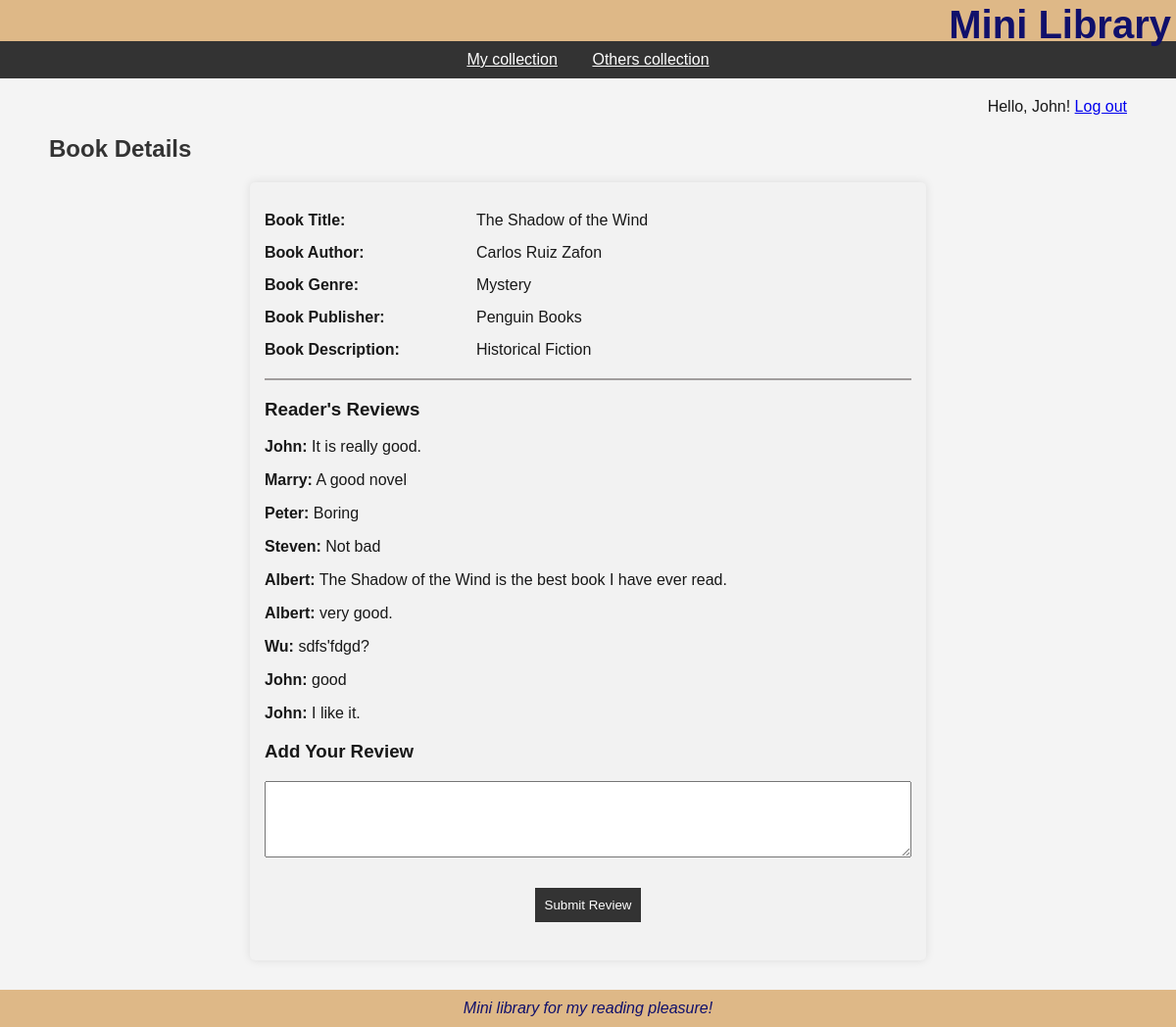
Page /code/server/display.php?id=1 (signed in) on the committed database.
### tables this page shows
CREATE TABLE `books` (
  `id` int(11) NOT NULL,
  `title` varchar(100) NOT NULL,
  `author` varchar(20) NOT NULL,
  `genre` varchar(20) NOT NULL,
  `publisher` varchar(50) DEFAULT NULL,
  `description` varchar(255) DEFAULT NULL,
  `userid` int(11) NOT NULL
);

CREATE TABLE `reviews` (
  `id` int(11) NOT NULL,
  `userName` varchar(20) NOT NULL,
  `bookId` int(100) NOT NULL,
  `review` varchar(255) NOT NULL
);

### code/server/display.php (the view, shortened to what this page needs)
<?php
if (isset($_SESSION['valid_user'])){
?>
<!DOCTYPE html>
<html lang="en">
<head>
  <link rel="stylesheet" href="../css/style.css" />
</head>
<body>
<?php include ("headerEm.php") ?>
<?php
$db = db_connect();
$id = $_GET['id'] ;
$sql = "SELECT * FROM books WHERE id= '$id' ";
$result_set = mysqli_query($db, $sql);
$result = mysqli_fetch_assoc($result_set);
$review_sql = "SELECT * FROM reviews WHERE bookId = '$id'";
$review_result_set = mysqli_query($db, $review_sql);
?>
<nav>
  <a href="list.php">My collection</a>&nbsp;&nbsp;&nbsp;&nbsp;&nbsp;&nbsp;&nbsp;&nbsp;<a href="otherslist.php">Others collection</a>
</nav>
<main>
<div id="content">
    <div class="logout">
      Hello, <?php echo $_SESSION['valid_user'] ?>!   <a class="action" href="logout.php">Log out</a>
    </div>
  <h2>Book Details</h2>
<div class="details">
  <dl>
    <dt>Book Title:</dt>
    <dd><?php echo $result['title']; ?></dd>
  </dl>
  <dl>
    <dt>Book Author:</dt>
    <dd><?php echo $result['author']; ?></dd>
  </dl>
  <dl>
    <dt>Book Genre:</dt>
    <dd><?php echo $result['genre']; ?></dd>
  </dl>
  <dl>
    <dt>Book Publisher:</dt>
    <dd><?php echo $result['publisher']; ?></dd>
  </dl>
  <dl>
    <dt>Book Description:</dt>
    <dd><?php echo $result['description']; ?></dd>
  </dl>
  <div class="reviews">
      <h3>Reader's Reviews</h3>
      <?php while ($review = mysqli_fetch_assoc($review_result_set)) { ?>
        <div class="review">
          <p><strong><?php echo $review['userName']; ?>:</strong> <?php echo $review['review']; ?></p>
        </div>
      <?php }
  ?>
      <h3>Add Your Review</h3>
      <form action="display.php?id=<?php echo $id; ?>" method="post">
        <textarea name="review_content" rows="4" required></textarea>
        <p class="form_box"><input type="submit" value="Submit Review"></p>
      </form>
</div>
</div>
</div>
</main>
<?php include 'footerEm.php'; ?>
</body>
</html>
<?php
} else {
  header("Location: ../index.php");
}
?>

### code/css/style.css (style rules this page uses)
body { font-family: Arial, Helvetica, sans-serif; font-size: 12pt; margin: 0; padding: 0; color: rgb(24, 24, 24); background-color: #f4f4f4; }
h2 { color:#333; }
nav { background-color: #333; color: white; text-align: center; padding: 10px; }
nav a { color: white; }
main { max-width: 1200px; margin: 0 auto; padding: 20px; }
#content { padding: 0 30px; }
.logout { margin-bottom: 20px; text-align: right; }
dl { clear: both; overflow: hidden; margin: 0.5em 0; }
dt { float: left; font-weight: bold; width: 200px; }
dd { float: left; margin-left: 1em; }
.details { width: 60%; margin-bottom: 20px; background-color: #f2f2f2; margin: 0 auto; padding: 15px; border-radius: 5px; box-shadow: 0 0 10px rgba(0, 0, 0, 0.1); }
.details dl { margin-top: 15px; }
.reviews { border-top: 2px solid #a19d9d; margin-top: 20px; }
.reviews textarea { width: 100%; padding: 8px; margin-bottom: 10px; box-sizing: border-box; }
.reviews input[type="submit"] { background-color: #333; color: white; border: none; padding: 10px; cursor: pointer; }
.form_box { padding: 0.5em; margin-top: 9px; text-align: center; }

### rows in the picture
books: title "The Shadow of the Wind", author "Carlos Ruiz Zafon", genre "Mystery", publisher "Penguin Books", description "Historical Fiction"
reviews: userName "John", review "It is really good."
reviews: userName "Marry", review "A good novel"
reviews: userName "Peter", review "Boring"
reviews: userName "Steven", review "Not bad"
reviews: userName "Albert", review "The Shadow of the Wind is the best book I have ever read."
reviews: userName "Albert", review "very good."
reviews: userName "Wu", review "sdfs'fdgd?"
reviews: userName "John", review "good"
reviews: userName "John", review "I like it."

### other values in the picture
$_SESSION['valid_user'] "John"
